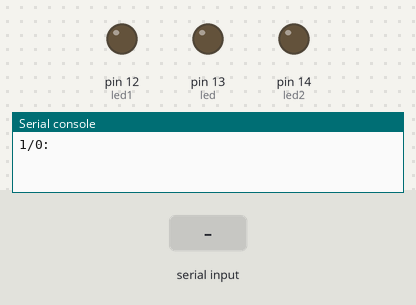
A program run on a simulated MicroPython board. Shown: output pins drawn as LEDs (lit = HIGH), the last lines printed to the serial console. The test bench sets the inputs (shaded band).

Above: at 1.2 s.
1.3 s: "1" typed at the serial console, then Enter
At 1.7 s:
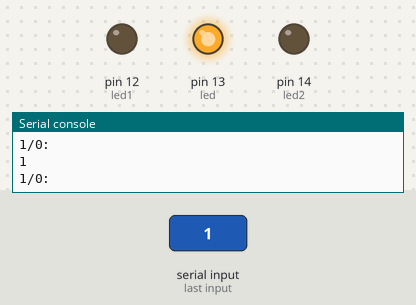
2.8 s: "5" typed at the serial console, then Enter
At 4.1 s:
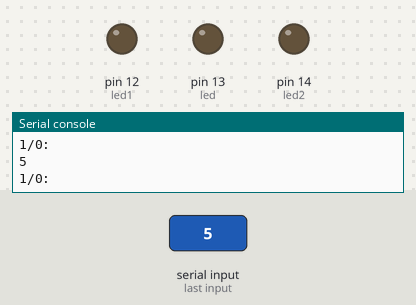
Timing chart, 0 to 5.8 s (numbered marks = the images above; inputs shaded):
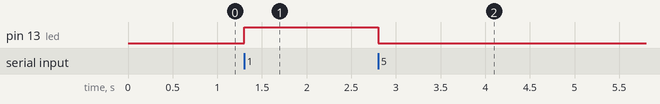

The program:

ligar_led_com_shell.py
```python
from machine import Pin

led = Pin(13, Pin.OUT)
led1 = Pin(12, Pin.OUT)
led2 = Pin(14, Pin.OUT)

led1.value (0)
led2.value (0)

estado = 0

while True:
    try:
        estado = int(input("1/0: "))
    except:
        print("Erro")

    if estado == 1:
        led.value(1)
    else:
        led.value(0)
```

Measured:
- after the input at 1.3 s, pin 13 (led): LOW → HIGH at once
- after the input at 2.8 s, pin 13 (led): HIGH → LOW at once
